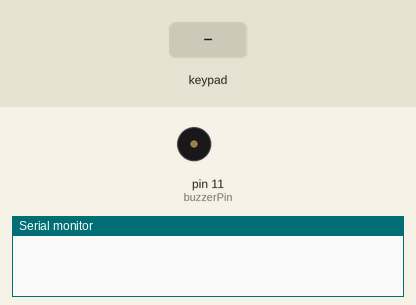
A sketch run on a simulated Arduino Uno, built with avr-gcc and run on an emulated ATmega328P. Shown: buzzer (waves = sounding), the last lines printed to the serial monitor. The inputs (shaded band) are chosen by the test bench.

Above: at 1.2 s.
1.3 s: keypad keys 6 7 8 9 = pressed 0.4 s apart
At 1.52 s:
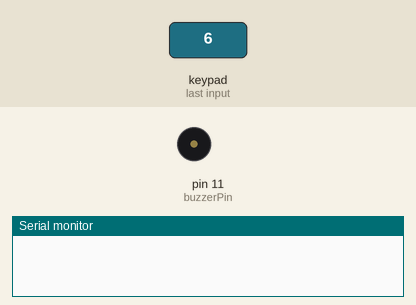
4.8 s: key 'B' pressed
At 5.2 s:
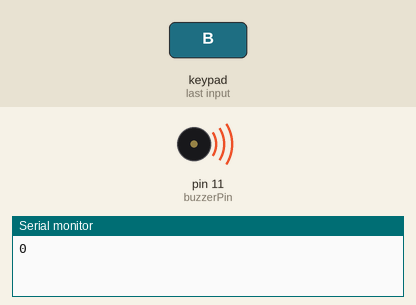
Timing chart, 0 to 7.8 s (numbered marks = the images above; inputs shaded):
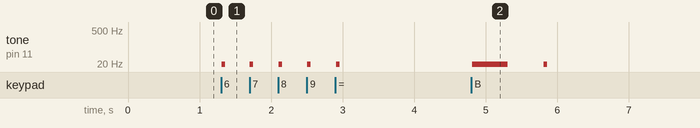

Measured:
- after the input at 1.3 s, tone on pin 11 (buzzerPin): alternates 10 Hz for 0.05 s and silent for 0.35 s, 10 changes in all, then stays silent, starting at once
- after the input at 4.8 s, tone on pin 11 (buzzerPin): silent → 10 Hz at once, → silent 0.50 s later, → 10 Hz 0.50 s later, → silent 0.05 s later

The sketch:

Lab02_Calculator_Buzzer_190104037.ino
```cpp
#include<Keypad.h>
#include<string.h>

const byte COLS=4;
const byte ROWS=4;

int ans=0;
int num1;
int num2;
int state=0;
char temp=' ';
int buzzerPin=11;

char keys[ROWS][COLS]={
   {'1','2','3','+'},
   {'4','5','6','-'},
   {'7','8','9','*'},
   {'B','0','=','/'}
};

byte colPins[COLS]={6,7,8,9};
byte rowPins[ROWS]={2,3,4,5};

Keypad kd=Keypad(makeKeymap(keys),rowPins,colPins,ROWS,COLS);

void setup() {
  // put your setup code here, to run once:
    Serial.begin(9600);
    pinMode(buzzerPin,OUTPUT);
}

void loop() {
  // put your main code here, to run repeatedly:
   char key=kd.getKey();

if(key=='B' && state == 1)
{
  tone(buzzerPin,10);
  delay(500);
  noTone(buzzerPin);
  delay(500);
  state =0;
}
else{
    state =1;
}
    ans=0;
    if(key)
    {
      tone(buzzerPin,10);
      delay(50);
      noTone(buzzerPin);
      delay(50);

    // Serial.print(key);

           if(key=='+')
           {
               temp='+';
           }
           else if(key=='-')
           {
               temp='-';
           }
           else if(key=='*')
           {
               temp='*';
           }
           else if(key=='/')
           {
                temp='/';
           }
           else if(key=='=')
           {
               if(temp=='+')
               {
                  ans=num1+num2;
               }
               else if(temp=='-')
               {
                  ans=num1-num2;
               }
               else if(temp=='*')
               {
                  ans=num1*num2;
               }
               else if(temp=='/')
               {
                  ans=num1/num2;
               }

               Serial.print(String(ans));
               Serial.println();
               temp=' ';
           }
           else if(key!='+' || key!='-' || key!='*' || key!='/' || key!='=')
           {
               if(temp==' ')
               {
                num1=key-'0';
               }
               else if(temp!=' ')
               {
                num2=key-'0';
               }
           }
           //Serial.println("");
   }
}
```
